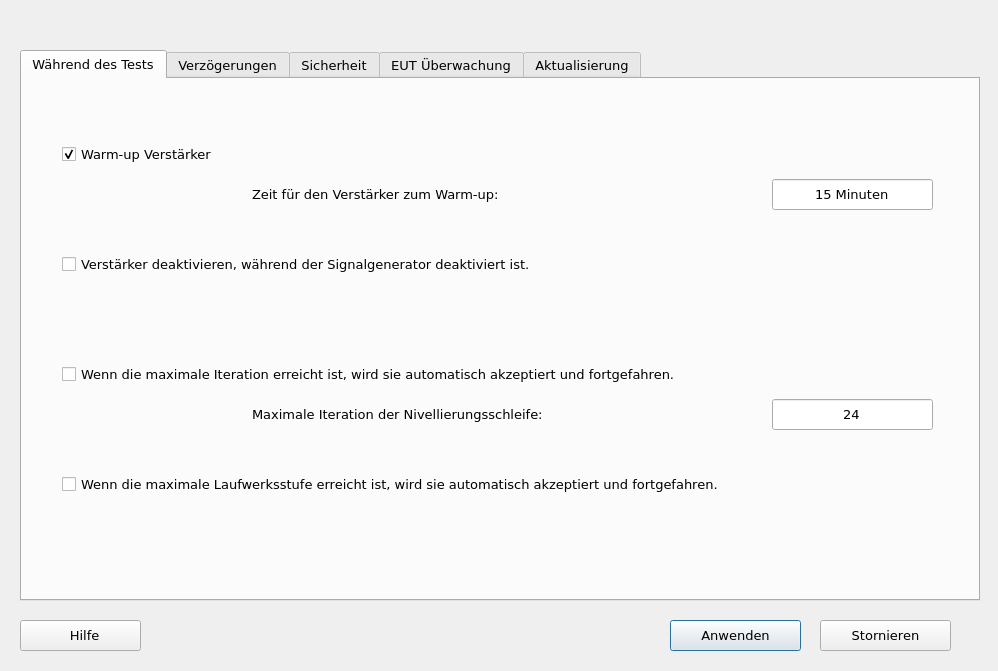
<?xml version="1.0" encoding="UTF-8"?>
<ui version="4.0">
 <class>SoftwareOptionen</class>
 <widget class="QWidget" name="SoftwareOptionen">
  <property name="geometry">
   <rect>
    <x>0</x>
    <y>0</y>
    <width>998</width>
    <height>671</height>
   </rect>
  </property>
  <property name="font">
   <font>
    <family>Verdana</family>
    <pointsize>10</pointsize>
   </font>
  </property>
  <property name="windowTitle">
   <string>Software Optionen</string>
  </property>
  <property name="windowIcon">
   <iconset>
    <selectedon>icon materials/22.png</selectedon>
   </iconset>
  </property>
  <widget class="QTabWidget" name="OptionTabWidget">
   <property name="geometry">
    <rect>
     <x>20</x>
     <y>50</y>
     <width>960</width>
     <height>551</height>
    </rect>
   </property>
   <property name="minimumSize">
    <size>
     <width>960</width>
     <height>551</height>
    </size>
   </property>
   <property name="maximumSize">
    <size>
     <width>960</width>
     <height>551</height>
    </size>
   </property>
   <property name="currentIndex">
    <number>0</number>
   </property>
   <widget class="QWidget" name="DuringTest">
    <attribute name="title">
     <string>Während des Tests</string>
    </attribute>
    <widget class="QCheckBox" name="WarmUpAmplifierCheckBox">
     <property name="geometry">
      <rect>
       <x>40</x>
       <y>60</y>
       <width>211</width>
       <height>31</height>
      </rect>
     </property>
     <property name="minimumSize">
      <size>
       <width>211</width>
       <height>31</height>
      </size>
     </property>
     <property name="maximumSize">
      <size>
       <width>211</width>
       <height>31</height>
      </size>
     </property>
     <property name="text">
      <string>Warm-up Verstärker</string>
     </property>
     <property name="checked">
      <bool>true</bool>
     </property>
    </widget>
    <widget class="QCheckBox" name="AmplifierDeaktivierungLabel">
     <property name="geometry">
      <rect>
       <x>40</x>
       <y>170</y>
       <width>621</width>
       <height>31</height>
      </rect>
     </property>
     <property name="minimumSize">
      <size>
       <width>621</width>
       <height>31</height>
      </size>
     </property>
     <property name="maximumSize">
      <size>
       <width>621</width>
       <height>31</height>
      </size>
     </property>
     <property name="text">
      <string>Verstärker deaktivieren, während der Signalgenerator deaktiviert ist.</string>
     </property>
    </widget>
    <widget class="QCheckBox" name="MaximalIterationCheckBox">
     <property name="geometry">
      <rect>
       <x>40</x>
       <y>280</y>
       <width>821</width>
       <height>31</height>
      </rect>
     </property>
     <property name="minimumSize">
      <size>
       <width>821</width>
       <height>31</height>
      </size>
     </property>
     <property name="maximumSize">
      <size>
       <width>821</width>
       <height>31</height>
      </size>
     </property>
     <property name="text">
      <string>Wenn die maximale Iteration erreicht ist, wird sie automatisch akzeptiert und fortgefahren.</string>
     </property>
     <property name="autoExclusive">
      <bool>false</bool>
     </property>
    </widget>
    <widget class="QCheckBox" name="MaximalLaufwerkstufeCheckBox">
     <property name="geometry">
      <rect>
       <x>40</x>
       <y>390</y>
       <width>871</width>
       <height>31</height>
      </rect>
     </property>
     <property name="minimumSize">
      <size>
       <width>871</width>
       <height>31</height>
      </size>
     </property>
     <property name="maximumSize">
      <size>
       <width>871</width>
       <height>31</height>
      </size>
     </property>
     <property name="text">
      <string>Wenn die maximale Laufwerksstufe erreicht ist, wird sie automatisch akzeptiert und fortgefahren.</string>
     </property>
    </widget>
    <widget class="QLineEdit" name="WarmUpAmplifierLineEdit">
     <property name="geometry">
      <rect>
       <x>750</x>
       <y>100</y>
       <width>161</width>
       <height>31</height>
      </rect>
     </property>
     <property name="minimumSize">
      <size>
       <width>161</width>
       <height>31</height>
      </size>
     </property>
     <property name="maximumSize">
      <size>
       <width>161</width>
       <height>31</height>
      </size>
     </property>
     <property name="text">
      <string>15 Minuten</string>
     </property>
     <property name="alignment">
      <set>Qt::AlignCenter</set>
     </property>
    </widget>
    <widget class="QLineEdit" name="MaximalIterationLineEdit">
     <property name="geometry">
      <rect>
       <x>750</x>
       <y>320</y>
       <width>161</width>
       <height>31</height>
      </rect>
     </property>
     <property name="minimumSize">
      <size>
       <width>161</width>
       <height>31</height>
      </size>
     </property>
     <property name="maximumSize">
      <size>
       <width>161</width>
       <height>31</height>
      </size>
     </property>
     <property name="text">
      <string>24</string>
     </property>
     <property name="alignment">
      <set>Qt::AlignCenter</set>
     </property>
    </widget>
    <widget class="QLabel" name="WarmUpAmplifierLabel">
     <property name="geometry">
      <rect>
       <x>230</x>
       <y>100</y>
       <width>341</width>
       <height>31</height>
      </rect>
     </property>
     <property name="minimumSize">
      <size>
       <width>341</width>
       <height>31</height>
      </size>
     </property>
     <property name="maximumSize">
      <size>
       <width>341</width>
       <height>31</height>
      </size>
     </property>
     <property name="text">
      <string>Zeit für den Verstärker zum Warm-up:</string>
     </property>
    </widget>
    <widget class="QLabel" name="MaximalIterationLabel">
     <property name="geometry">
      <rect>
       <x>230</x>
       <y>320</y>
       <width>401</width>
       <height>31</height>
      </rect>
     </property>
     <property name="minimumSize">
      <size>
       <width>401</width>
       <height>31</height>
      </size>
     </property>
     <property name="maximumSize">
      <size>
       <width>401</width>
       <height>31</height>
      </size>
     </property>
     <property name="text">
      <string>Maximale Iteration der Nivellierungsschleife:</string>
     </property>
    </widget>
   </widget>
   <widget class="QWidget" name="delays">
    <attribute name="title">
     <string>Verzögerungen</string>
    </attribute>
    <widget class="QToolButton" name="DelaysToolButton">
     <property name="geometry">
      <rect>
       <x>710</x>
       <y>430</y>
       <width>161</width>
       <height>31</height>
      </rect>
     </property>
     <property name="minimumSize">
      <size>
       <width>161</width>
       <height>31</height>
      </size>
     </property>
     <property name="maximumSize">
      <size>
       <width>161</width>
       <height>31</height>
      </size>
     </property>
     <property name="text">
      <string>Standardwerte</string>
     </property>
    </widget>
    <widget class="QLabel" name="DelaysLabel_10">
     <property name="geometry">
      <rect>
       <x>70</x>
       <y>380</y>
       <width>311</width>
       <height>31</height>
      </rect>
     </property>
     <property name="minimumSize">
      <size>
       <width>311</width>
       <height>31</height>
      </size>
     </property>
     <property name="maximumSize">
      <size>
       <width>311</width>
       <height>31</height>
      </size>
     </property>
     <property name="text">
      <string>Nach dem Zurücksetzen des EUT:</string>
     </property>
    </widget>
    <widget class="QLabel" name="DelaysLabel_7">
     <property name="geometry">
      <rect>
       <x>70</x>
       <y>260</y>
       <width>381</width>
       <height>31</height>
      </rect>
     </property>
     <property name="minimumSize">
      <size>
       <width>381</width>
       <height>31</height>
      </size>
     </property>
     <property name="maximumSize">
      <size>
       <width>381</width>
       <height>31</height>
      </size>
     </property>
     <property name="text">
      <string>Vor der aktuellen Monitormessung:</string>
     </property>
    </widget>
    <widget class="QLabel" name="DelaysLabel_5">
     <property name="geometry">
      <rect>
       <x>70</x>
       <y>180</y>
       <width>281</width>
       <height>31</height>
      </rect>
     </property>
     <property name="minimumSize">
      <size>
       <width>281</width>
       <height>31</height>
      </size>
     </property>
     <property name="maximumSize">
      <size>
       <width>281</width>
       <height>31</height>
      </size>
     </property>
     <property name="text">
      <string>Vor der Feldmonitormessung:</string>
     </property>
    </widget>
    <widget class="QLineEdit" name="DelaysLineEdit_5">
     <property name="geometry">
      <rect>
       <x>710</x>
       <y>180</y>
       <width>161</width>
       <height>31</height>
      </rect>
     </property>
     <property name="minimumSize">
      <size>
       <width>161</width>
       <height>31</height>
      </size>
     </property>
     <property name="maximumSize">
      <size>
       <width>161</width>
       <height>31</height>
      </size>
     </property>
     <property name="text">
      <string>0ms</string>
     </property>
     <property name="alignment">
      <set>Qt::AlignCenter</set>
     </property>
    </widget>
    <widget class="QLineEdit" name="DelaysLineEdit_8">
     <property name="geometry">
      <rect>
       <x>710</x>
       <y>300</y>
       <width>161</width>
       <height>31</height>
      </rect>
     </property>
     <property name="minimumSize">
      <size>
       <width>161</width>
       <height>31</height>
      </size>
     </property>
     <property name="maximumSize">
      <size>
       <width>161</width>
       <height>31</height>
      </size>
     </property>
     <property name="text">
      <string>0ms</string>
     </property>
     <property name="alignment">
      <set>Qt::AlignCenter</set>
     </property>
    </widget>
    <widget class="QLabel" name="DelaysLabel_4">
     <property name="geometry">
      <rect>
       <x>70</x>
       <y>140</y>
       <width>331</width>
       <height>31</height>
      </rect>
     </property>
     <property name="minimumSize">
      <size>
       <width>331</width>
       <height>31</height>
      </size>
     </property>
     <property name="maximumSize">
      <size>
       <width>331</width>
       <height>31</height>
      </size>
     </property>
     <property name="text">
      <string>Vor der Rückwärtsleistungsmessung:</string>
     </property>
    </widget>
    <widget class="QLineEdit" name="DelaysLineEdit_10">
     <property name="geometry">
      <rect>
       <x>710</x>
       <y>380</y>
       <width>161</width>
       <height>31</height>
      </rect>
     </property>
     <property name="minimumSize">
      <size>
       <width>161</width>
       <height>31</height>
      </size>
     </property>
     <property name="maximumSize">
      <size>
       <width>161</width>
       <height>31</height>
      </size>
     </property>
     <property name="text">
      <string>500ms</string>
     </property>
     <property name="alignment">
      <set>Qt::AlignCenter</set>
     </property>
    </widget>
    <widget class="QLineEdit" name="DelaysLineEdit_4">
     <property name="geometry">
      <rect>
       <x>710</x>
       <y>140</y>
       <width>161</width>
       <height>31</height>
      </rect>
     </property>
     <property name="minimumSize">
      <size>
       <width>161</width>
       <height>31</height>
      </size>
     </property>
     <property name="maximumSize">
      <size>
       <width>161</width>
       <height>31</height>
      </size>
     </property>
     <property name="text">
      <string>0ms</string>
     </property>
     <property name="alignment">
      <set>Qt::AlignCenter</set>
     </property>
    </widget>
    <widget class="QLabel" name="DelaysLabel_9">
     <property name="geometry">
      <rect>
       <x>70</x>
       <y>340</y>
       <width>441</width>
       <height>31</height>
      </rect>
     </property>
     <property name="minimumSize">
      <size>
       <width>441</width>
       <height>31</height>
      </size>
     </property>
     <property name="maximumSize">
      <size>
       <width>441</width>
       <height>31</height>
      </size>
     </property>
     <property name="text">
      <string>Nach dem Wechsel des HF-Schalters CI00402:</string>
     </property>
    </widget>
    <widget class="QLineEdit" name="DelaysLineEdit_9">
     <property name="geometry">
      <rect>
       <x>710</x>
       <y>340</y>
       <width>161</width>
       <height>31</height>
      </rect>
     </property>
     <property name="minimumSize">
      <size>
       <width>161</width>
       <height>31</height>
      </size>
     </property>
     <property name="maximumSize">
      <size>
       <width>161</width>
       <height>31</height>
      </size>
     </property>
     <property name="text">
      <string>0ms</string>
     </property>
     <property name="alignment">
      <set>Qt::AlignCenter</set>
     </property>
    </widget>
    <widget class="QLabel" name="DelaysLabel_2">
     <property name="geometry">
      <rect>
       <x>60</x>
       <y>60</y>
       <width>421</width>
       <height>31</height>
      </rect>
     </property>
     <property name="minimumSize">
      <size>
       <width>421</width>
       <height>31</height>
      </size>
     </property>
     <property name="maximumSize">
      <size>
       <width>421</width>
       <height>31</height>
      </size>
     </property>
     <property name="font">
      <font>
       <weight>75</weight>
       <bold>true</bold>
      </font>
     </property>
     <property name="text">
      <string>*Nach der Änderung des Signalgenerators:</string>
     </property>
    </widget>
    <widget class="QLineEdit" name="DelaysLineEdit_2">
     <property name="geometry">
      <rect>
       <x>710</x>
       <y>60</y>
       <width>161</width>
       <height>31</height>
      </rect>
     </property>
     <property name="minimumSize">
      <size>
       <width>161</width>
       <height>31</height>
      </size>
     </property>
     <property name="maximumSize">
      <size>
       <width>161</width>
       <height>31</height>
      </size>
     </property>
     <property name="text">
      <string>250ms</string>
     </property>
     <property name="alignment">
      <set>Qt::AlignCenter</set>
     </property>
    </widget>
    <widget class="QLabel" name="DelaysLabel_3">
     <property name="geometry">
      <rect>
       <x>70</x>
       <y>100</y>
       <width>321</width>
       <height>31</height>
      </rect>
     </property>
     <property name="minimumSize">
      <size>
       <width>321</width>
       <height>31</height>
      </size>
     </property>
     <property name="maximumSize">
      <size>
       <width>321</width>
       <height>31</height>
      </size>
     </property>
     <property name="text">
      <string>Vor der Vorwärtsleistungsmessung:</string>
     </property>
    </widget>
    <widget class="QLineEdit" name="DelaysLineEdit_6">
     <property name="geometry">
      <rect>
       <x>710</x>
       <y>220</y>
       <width>161</width>
       <height>31</height>
      </rect>
     </property>
     <property name="minimumSize">
      <size>
       <width>161</width>
       <height>31</height>
      </size>
     </property>
     <property name="maximumSize">
      <size>
       <width>161</width>
       <height>31</height>
      </size>
     </property>
     <property name="text">
      <string>250ms</string>
     </property>
     <property name="alignment">
      <set>Qt::AlignCenter</set>
     </property>
    </widget>
    <widget class="QLabel" name="DelaysLabel_8">
     <property name="geometry">
      <rect>
       <x>70</x>
       <y>300</y>
       <width>371</width>
       <height>31</height>
      </rect>
     </property>
     <property name="minimumSize">
      <size>
       <width>371</width>
       <height>31</height>
      </size>
     </property>
     <property name="maximumSize">
      <size>
       <width>371</width>
       <height>31</height>
      </size>
     </property>
     <property name="text">
      <string>Vor der Messung der Kalibriervorrichtung:</string>
     </property>
    </widget>
    <widget class="QLabel" name="DelaysLabel_11">
     <property name="geometry">
      <rect>
       <x>10</x>
       <y>470</y>
       <width>941</width>
       <height>31</height>
      </rect>
     </property>
     <property name="minimumSize">
      <size>
       <width>941</width>
       <height>31</height>
      </size>
     </property>
     <property name="maximumSize">
      <size>
       <width>941</width>
       <height>31</height>
      </size>
     </property>
     <property name="font">
      <font>
       <pointsize>10</pointsize>
       <weight>75</weight>
       <bold>true</bold>
      </font>
     </property>
     <property name="text">
      <string>*Warnung: Die Verringerung dieser Verzögerungen kann zu einer Instabilität der Messung führen.</string>
     </property>
    </widget>
    <widget class="QLineEdit" name="DelaysLineEdit_7">
     <property name="geometry">
      <rect>
       <x>710</x>
       <y>260</y>
       <width>161</width>
       <height>31</height>
      </rect>
     </property>
     <property name="minimumSize">
      <size>
       <width>161</width>
       <height>31</height>
      </size>
     </property>
     <property name="maximumSize">
      <size>
       <width>161</width>
       <height>31</height>
      </size>
     </property>
     <property name="text">
      <string>0ms</string>
     </property>
     <property name="alignment">
      <set>Qt::AlignCenter</set>
     </property>
    </widget>
    <widget class="QLineEdit" name="DelaysLineEdit_3">
     <property name="geometry">
      <rect>
       <x>710</x>
       <y>100</y>
       <width>161</width>
       <height>31</height>
      </rect>
     </property>
     <property name="minimumSize">
      <size>
       <width>161</width>
       <height>31</height>
      </size>
     </property>
     <property name="maximumSize">
      <size>
       <width>161</width>
       <height>31</height>
      </size>
     </property>
     <property name="text">
      <string>0ms</string>
     </property>
     <property name="alignment">
      <set>Qt::AlignCenter</set>
     </property>
    </widget>
    <widget class="QLabel" name="DelaysLabel_6">
     <property name="geometry">
      <rect>
       <x>70</x>
       <y>220</y>
       <width>421</width>
       <height>31</height>
      </rect>
     </property>
     <property name="minimumSize">
      <size>
       <width>421</width>
       <height>31</height>
      </size>
     </property>
     <property name="maximumSize">
      <size>
       <width>421</width>
       <height>31</height>
      </size>
     </property>
     <property name="text">
      <string>Nach der Änderung des Vorverstärkerzustands:</string>
     </property>
    </widget>
    <widget class="QLineEdit" name="DelaysLineEdit_1">
     <property name="geometry">
      <rect>
       <x>710</x>
       <y>20</y>
       <width>161</width>
       <height>31</height>
      </rect>
     </property>
     <property name="minimumSize">
      <size>
       <width>161</width>
       <height>31</height>
      </size>
     </property>
     <property name="maximumSize">
      <size>
       <width>161</width>
       <height>31</height>
      </size>
     </property>
     <property name="layoutDirection">
      <enum>Qt::LeftToRight</enum>
     </property>
     <property name="text">
      <string>1000ms</string>
     </property>
     <property name="alignment">
      <set>Qt::AlignCenter</set>
     </property>
    </widget>
    <widget class="QLabel" name="DelaysLabel_1">
     <property name="geometry">
      <rect>
       <x>60</x>
       <y>20</y>
       <width>371</width>
       <height>31</height>
      </rect>
     </property>
     <property name="minimumSize">
      <size>
       <width>371</width>
       <height>31</height>
      </size>
     </property>
     <property name="maximumSize">
      <size>
       <width>371</width>
       <height>31</height>
      </size>
     </property>
     <property name="font">
      <font>
       <weight>75</weight>
       <bold>true</bold>
      </font>
     </property>
     <property name="text">
      <string>*Nach der Änderung des HF-Zustands:</string>
     </property>
    </widget>
   </widget>
   <widget class="QWidget" name="Security">
    <attribute name="title">
     <string>Sicherheit</string>
    </attribute>
    <widget class="QCheckBox" name="SecurityCheckBox_1">
     <property name="geometry">
      <rect>
       <x>100</x>
       <y>60</y>
       <width>771</width>
       <height>31</height>
      </rect>
     </property>
     <property name="minimumSize">
      <size>
       <width>771</width>
       <height>31</height>
      </size>
     </property>
     <property name="maximumSize">
      <size>
       <width>771</width>
       <height>31</height>
      </size>
     </property>
     <property name="text">
      <string>Informationen zum automatischen Vervollständigen vom Text beim Beenden löschen.</string>
     </property>
    </widget>
    <widget class="QCheckBox" name="SecurityCheckBox_2">
     <property name="geometry">
      <rect>
       <x>100</x>
       <y>170</y>
       <width>221</width>
       <height>31</height>
      </rect>
     </property>
     <property name="minimumSize">
      <size>
       <width>221</width>
       <height>31</height>
      </size>
     </property>
     <property name="maximumSize">
      <size>
       <width>221</width>
       <height>31</height>
      </size>
     </property>
     <property name="text">
      <string>Sicherheit aktivieren:</string>
     </property>
    </widget>
    <widget class="QLineEdit" name="SecurityLineEdit">
     <property name="enabled">
      <bool>false</bool>
     </property>
     <property name="geometry">
      <rect>
       <x>370</x>
       <y>170</y>
       <width>481</width>
       <height>31</height>
      </rect>
     </property>
     <property name="minimumSize">
      <size>
       <width>481</width>
       <height>31</height>
      </size>
     </property>
     <property name="maximumSize">
      <size>
       <width>481</width>
       <height>31</height>
      </size>
     </property>
     <property name="text">
      <string>deaktiviert</string>
     </property>
    </widget>
    <widget class="QToolButton" name="SecurityToolButton_1">
     <property name="enabled">
      <bool>false</bool>
     </property>
     <property name="geometry">
      <rect>
       <x>100</x>
       <y>240</y>
       <width>191</width>
       <height>31</height>
      </rect>
     </property>
     <property name="minimumSize">
      <size>
       <width>191</width>
       <height>31</height>
      </size>
     </property>
     <property name="maximumSize">
      <size>
       <width>191</width>
       <height>31</height>
      </size>
     </property>
     <property name="text">
      <string>Einloggen</string>
     </property>
    </widget>
    <widget class="QToolButton" name="SecurityToolButton_2">
     <property name="enabled">
      <bool>false</bool>
     </property>
     <property name="geometry">
      <rect>
       <x>380</x>
       <y>240</y>
       <width>191</width>
       <height>31</height>
      </rect>
     </property>
     <property name="minimumSize">
      <size>
       <width>191</width>
       <height>31</height>
      </size>
     </property>
     <property name="maximumSize">
      <size>
       <width>191</width>
       <height>31</height>
      </size>
     </property>
     <property name="text">
      <string>Passwort ändern</string>
     </property>
    </widget>
    <widget class="QToolButton" name="SecurityToolButton_3">
     <property name="enabled">
      <bool>false</bool>
     </property>
     <property name="geometry">
      <rect>
       <x>660</x>
       <y>240</y>
       <width>191</width>
       <height>31</height>
      </rect>
     </property>
     <property name="minimumSize">
      <size>
       <width>191</width>
       <height>31</height>
      </size>
     </property>
     <property name="maximumSize">
      <size>
       <width>191</width>
       <height>41</height>
      </size>
     </property>
     <property name="text">
      <string>Passwort löschen</string>
     </property>
    </widget>
   </widget>
   <widget class="QWidget" name="tab_5">
    <attribute name="title">
     <string>EUT Überwachung</string>
    </attribute>
    <widget class="QLabel" name="EUTLabel">
     <property name="geometry">
      <rect>
       <x>30</x>
       <y>60</y>
       <width>711</width>
       <height>31</height>
      </rect>
     </property>
     <property name="minimumSize">
      <size>
       <width>711</width>
       <height>31</height>
      </size>
     </property>
     <property name="maximumSize">
      <size>
       <width>711</width>
       <height>31</height>
      </size>
     </property>
     <property name="text">
      <string>Wenn die maximale Aktuellbegrenzung erreicht wird, während der Schwellenwert</string>
     </property>
    </widget>
    <widget class="QComboBox" name="EUTComboBox">
     <property name="geometry">
      <rect>
       <x>740</x>
       <y>60</y>
       <width>181</width>
       <height>31</height>
      </rect>
     </property>
     <property name="minimumSize">
      <size>
       <width>181</width>
       <height>31</height>
      </size>
     </property>
     <property name="maximumSize">
      <size>
       <width>181</width>
       <height>31</height>
      </size>
     </property>
     <property name="editable">
      <bool>true</bool>
     </property>
     <property name="currentText">
      <string>Prompt Benutzer</string>
     </property>
    </widget>
    <widget class="QCheckBox" name="EUTCheckBox">
     <property name="geometry">
      <rect>
       <x>60</x>
       <y>150</y>
       <width>841</width>
       <height>31</height>
      </rect>
     </property>
     <property name="minimumSize">
      <size>
       <width>841</width>
       <height>31</height>
      </size>
     </property>
     <property name="maximumSize">
      <size>
       <width>841</width>
       <height>31</height>
      </size>
     </property>
     <property name="text">
      <string>Warnen, wenn das EUT nicht zurückgesetzt werden kann, nachdem ein Fehler erkannt wurde.</string>
     </property>
     <property name="checked">
      <bool>true</bool>
     </property>
    </widget>
   </widget>
   <widget class="QWidget" name="tab_6">
    <attribute name="title">
     <string>Aktualisierung</string>
    </attribute>
   </widget>
  </widget>
  <widget class="QToolButton" name="HilfeToolButton">
   <property name="geometry">
    <rect>
     <x>20</x>
     <y>620</y>
     <width>121</width>
     <height>31</height>
    </rect>
   </property>
   <property name="minimumSize">
    <size>
     <width>121</width>
     <height>31</height>
    </size>
   </property>
   <property name="maximumSize">
    <size>
     <width>121</width>
     <height>31</height>
    </size>
   </property>
   <property name="text">
    <string>  Hilfe</string>
   </property>
   <property name="icon">
    <iconset>
     <selectedon>icon materials/9.png</selectedon>
    </iconset>
   </property>
   <property name="iconSize">
    <size>
     <width>31</width>
     <height>31</height>
    </size>
   </property>
   <property name="toolButtonStyle">
    <enum>Qt::ToolButtonTextBesideIcon</enum>
   </property>
  </widget>
  <widget class="QPushButton" name="AnwendungPushButton">
   <property name="geometry">
    <rect>
     <x>670</x>
     <y>620</y>
     <width>131</width>
     <height>31</height>
    </rect>
   </property>
   <property name="minimumSize">
    <size>
     <width>131</width>
     <height>31</height>
    </size>
   </property>
   <property name="maximumSize">
    <size>
     <width>131</width>
     <height>31</height>
    </size>
   </property>
   <property name="text">
    <string>Anwenden</string>
   </property>
   <property name="default">
    <bool>true</bool>
   </property>
  </widget>
  <widget class="QPushButton" name="StornierenPushButton">
   <property name="geometry">
    <rect>
     <x>820</x>
     <y>620</y>
     <width>131</width>
     <height>31</height>
    </rect>
   </property>
   <property name="minimumSize">
    <size>
     <width>131</width>
     <height>31</height>
    </size>
   </property>
   <property name="maximumSize">
    <size>
     <width>131</width>
     <height>31</height>
    </size>
   </property>
   <property name="text">
    <string>Stornieren</string>
   </property>
  </widget>
 </widget>
 <resources/>
 <connections/>
</ui>
